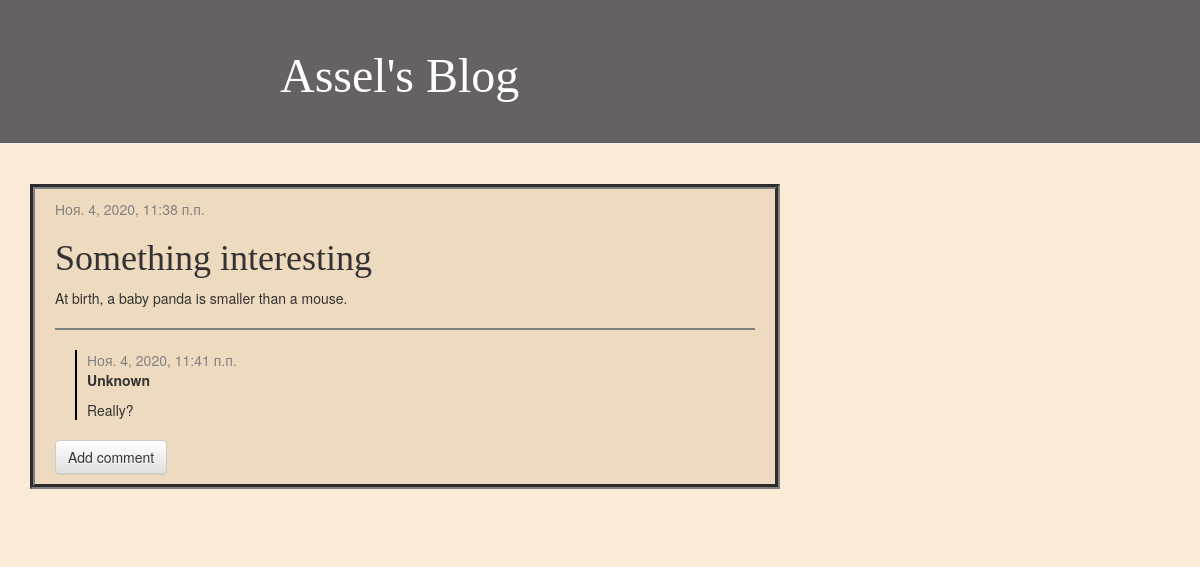
Screenshot of /post/11/ with the database file from the repository.
### blog/models.py (models this page shows, shortened)
class Post(models.Model):
    author = models.ForeignKey(settings.AUTH_USER_MODEL, on_delete=models.CASCADE)
    title = models.CharField(max_length=200)
    text = models.TextField()
    created_date = models.DateTimeField(default=timezone.now)
    published_date = models.DateTimeField(blank=True, null=True)

class Comment(models.Model):
    post = models.ForeignKey('blog.Post', on_delete=models.CASCADE, related_name='comments')
    author = models.CharField(max_length=200)
    text = models.TextField()
    created_date = models.DateTimeField(default=timezone.now)

### blog/views.py (the view)
# urls.py: path('post/<int:pk>/', views.post_detail, name='post_detail'),
def post_detail(request, pk):
    post = get_object_or_404(Post, pk=pk)
    return render(request, 'blog/post_detail.html', {'post': post})

### blog/templates/blog/post_detail.html (shortened to what this page needs)
{% extends 'blog/base.html' %}
{% block content %}
    <div class="post">
        {% if post.published_date %}
            <div class="date">
                {{ post.published_date }}
            </div>
        {% endif %}
        <h1>{{ post.title }}</h1>
        <p>{{ post.text|linebreaksbr }}</p>
    <hr style="border: 1px solid gray;" >
    {% for comment in post.comments.all %}
        <div class="comment">
            <div class="date">{{ comment.created_date }}</div>
            <strong>{{ comment.author }}</strong>
            <p>{{ comment.text|linebreaks }}</p>
        </div>
    {% empty %}
        <p>No comments here yet :(</p>
    {% endfor %}
    <a class="btn btn-default" href="{% url 'add_comments' pk=post.pk %}">Add comment</a>
    </div>
{% endblock %}

### blog/static/css/blog.css (style rules this page uses)
h1, h2, h3, h4 { font-family: 'Grandstander', cursive; }
.date { color: #828282; }
.post { border: 5px groove gray; background-color: #EEDABE; margin-top: 40px; margin-bottom: 50px; padding: 10px 20px; width: border-box; }
.comment { margin: 20px 0px 20px 20px; border-left: 2px solid black; padding-left: 10px; }
body { background-color: antiquewhite; }

### rows the page displays
Post: published_date "Ноя. 4, 2020, 11:38 п.п.", title "Something interesting", text "At birth, a baby panda is smaller than a mouse."
Comment: created_date "Ноя. 4, 2020, 11:41 п.п.", author "Unknown", text "Really?"
